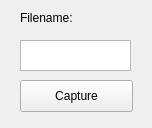
<?xml version="1.0" encoding="UTF-8"?>
<ui version="4.0">
 <class>Form</class>
 <widget class="QWidget" name="Form">
  <property name="geometry">
   <rect>
    <x>0</x>
    <y>0</y>
    <width>152</width>
    <height>128</height>
   </rect>
  </property>
  <property name="sizePolicy">
   <sizepolicy hsizetype="Fixed" vsizetype="Fixed">
    <horstretch>0</horstretch>
    <verstretch>0</verstretch>
   </sizepolicy>
  </property>
  <property name="mouseTracking">
   <bool>true</bool>
  </property>
  <property name="windowTitle">
   <string>截图</string>
  </property>
  <widget class="QPlainTextEdit" name="plainTextEdit">
   <property name="geometry">
    <rect>
     <x>20</x>
     <y>40</y>
     <width>111</width>
     <height>31</height>
    </rect>
   </property>
  </widget>
  <widget class="QPushButton" name="pushButton">
   <property name="geometry">
    <rect>
     <x>20</x>
     <y>80</y>
     <width>113</width>
     <height>32</height>
    </rect>
   </property>
   <property name="sizePolicy">
    <sizepolicy hsizetype="Fixed" vsizetype="Fixed">
     <horstretch>0</horstretch>
     <verstretch>0</verstretch>
    </sizepolicy>
   </property>
   <property name="text">
    <string>Capture</string>
   </property>
  </widget>
  <widget class="QLabel" name="label">
   <property name="geometry">
    <rect>
     <x>20</x>
     <y>10</y>
     <width>60</width>
     <height>16</height>
    </rect>
   </property>
   <property name="text">
    <string>Filename:</string>
   </property>
  </widget>
 </widget>
 <resources/>
 <connections/>
</ui>
